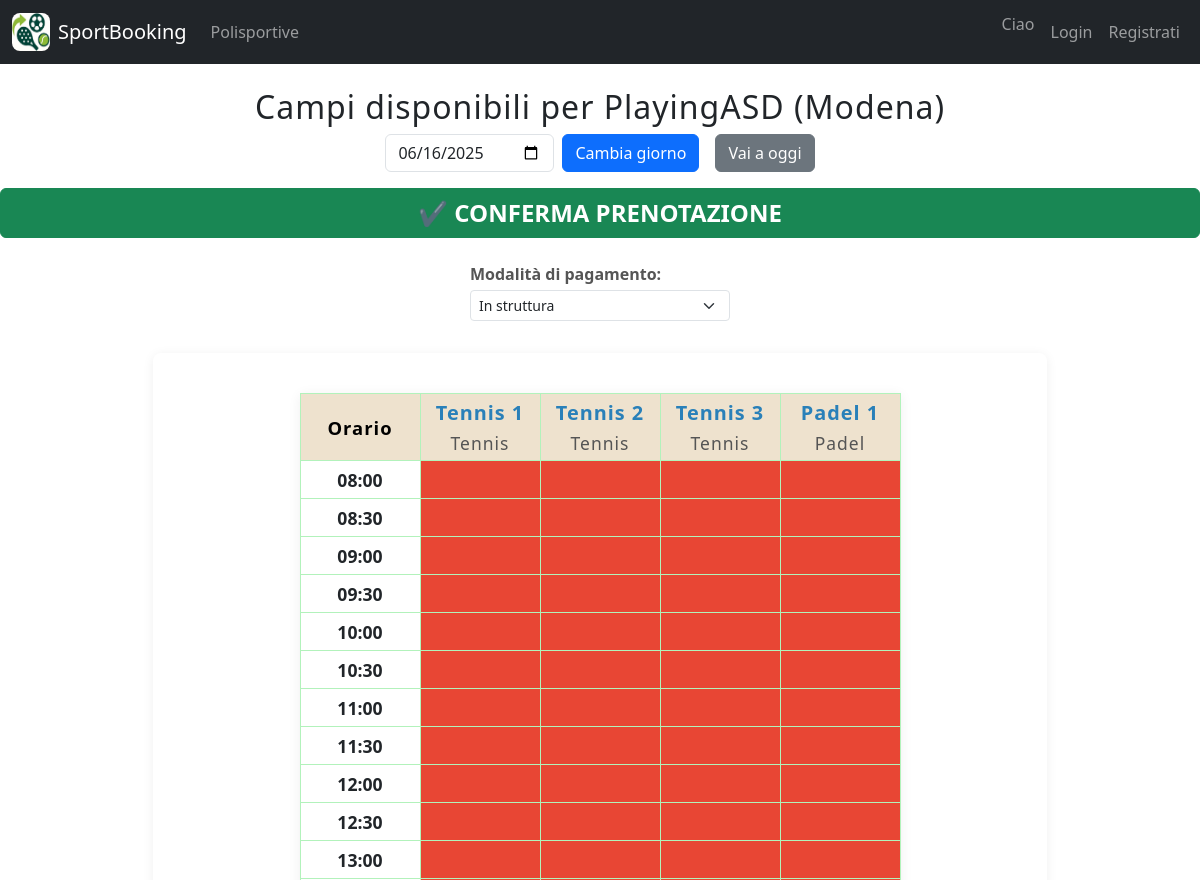
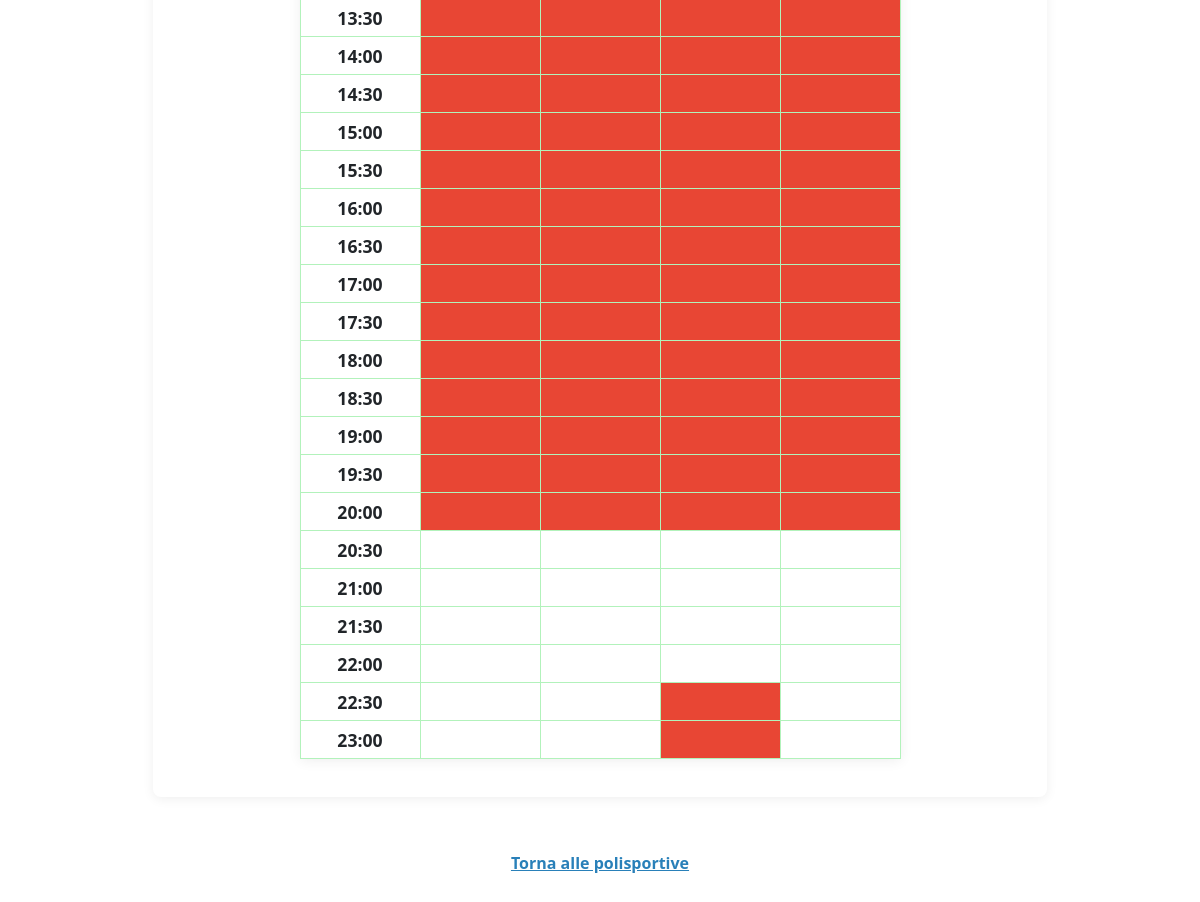
Page /accounts/polisportiva/1/campi/?data=&ora=&sport= on the committed database (2 pictures, top to bottom).
### accounts/models.py (models this page shows, shortened)
class Polisportiva(models.Model):
    id = models.AutoField(primary_key=True)
    nome = models.CharField(max_length=100, unique=True)
    città = models.CharField(max_length=100)
    indirizzo = models.CharField(max_length=200, unique=True)
    telefono = models.CharField(max_length=15, unique=True)
    email = models.EmailField(max_length=100, unique=True)

class Campo(models.Model):
    id = models.AutoField(primary_key=True)
    nome = models.CharField(max_length=100)
    superficie = models.CharField(max_length=20, choices=[('terra', 'terra'), ('sintetico', 'sintetico'), ('erba', 'erba'), ('cemento', 'cemento')])
    tipo = models.CharField(max_length=20, choices=[('calcio a 5', 'calcio a 5'), ('tennis', 'tennis'), ('padel', 'padel')])
    polisportiva = models.ForeignKey(Polisportiva, on_delete=models.CASCADE, related_name='campi')

### accounts/views.py (the view, shortened to what this page needs)
# urls.py: path('polisportiva/<int:polisportiva_id>/campi/', views.campi_polisportiva, name='campi_polisportiva'),
def campi_polisportiva(request, polisportiva_id):
    data = request.GET.get('data', '')
    if not data:
        data = date.today().isoformat()  # Imposta la data di oggi
    ora = request.GET.get('ora', '')
    sport = request.GET.get('sport', '')
    polisportiva = Polisportiva.objects.get(id=polisportiva_id)
    campi = polisportiva.campi.all()
    if sport:
        campi = campi.filter(tipo__icontains=sport)
    orari = [
        "08:00","08:30","09:00","09:30","10:00","10:30","11:00","11:30",
        "12:00","12:30","13:00","13:30","14:00","14:30","15:00","15:30",
        "16:00","16:30","17:00","17:30","18:00","18:30","19:00","19:30",
        "20:00","20:30","21:00","21:30","22:00","22:30","23:00"
    ]
    oggi = date.today()
    data_selezionata = datetime.strptime(data, "%Y-%m-%d").date()
    giorno_passato = data_selezionata < oggi
    prenotazioni_map = {}
    for campo in campi:
        prenotazioni_map[campo.id] = {o: False for o in orari}
        if giorno_passato:
            for o in orari:
                prenotazioni_map[campo.id][o] = "passato"
        else:
            prenotazioni = campo.prenotazioni.filter(data=data, stato='accettata')
            for pren in prenotazioni:
                ora_corrente = pren.ora_inizio.strftime("%H:%M")
                ora_fine = pren.ora_fine.strftime("%H:%M")
                while ora_corrente != ora_fine:
                    if ora_corrente in prenotazioni_map[campo.id]:
                        prenotazioni_map[campo.id][ora_corrente] = True
                    t = datetime.strptime(ora_corrente, "%H:%M") + timedelta(minutes=30)
                    ora_corrente = t.strftime("%H:%M")
            corsi = campo.corsi.filter(data_inizio__lte=data, data_fine__gte=data)
    now = datetime.now()
    if data == now.strftime("%Y-%m-%d") and not giorno_passato:
        for campo in campi:
            for ora in orari:
                ora_dt = datetime.strptime(f"{data} {ora}", "%Y-%m-%d %H:%M")
                if ora_dt < now:
                    prenotazioni_map[campo.id][ora] = "passato"
    today = date.today().isoformat()
    return render(request, 'accounts/campi_polisportiva.html', {
        'polisportiva': polisportiva,
        'campi': campi,
        'data': data,
        'ora': ora,
        'sport': sport,
        'orari': orari,
        'prenotazioni_map': prenotazioni_map,
        'today': today,
        'giorno_passato': giorno_passato,  # <-- aggiunto per il template
    })

### accounts/templatetags/dict_extras.py (called while the page is built)
@register.filter
def dict_get(d, k):    #utilizzato nei template per ottenere un
    return d.get(k, None)

### accounts/templates/accounts/campi_polisportiva.html (shortened to what this page needs)
<!DOCTYPE html>
<html lang="it">
<head>
    {% load dict_extras %}
    {% load static %}
    <link rel="stylesheet" href="{% static 'accounts/styles.css' %}">
    <link href="https://cdn.jsdelivr.net/npm/bootstrap@5.3.3/dist/css/bootstrap.min.css" rel="stylesheet">
    <link rel="stylesheet" href="https://cdn.jsdelivr.net/npm/bootstrap-icons@1.11.3/font/bootstrap-icons.min.css">
</head>
<body>
    {% include 'accounts/navbar2.html' %}
    <h2>Campi disponibili per {{ polisportiva.nome }} ({{ polisportiva.città }})</h2>
    <div class="d-flex justify-content-center mb-3">
        <form method="get" class="d-flex align-items-center" style="gap: 8px;">
            <input type="date" name="data" value="{{ data }}" class="form-control" style="max-width: 180px;">
            <button type="submit" class="btn btn-primary">Cambia giorno</button>
            <a href="?data={{ today }}&sport={{ sport }}&ora={{ ora }}" class="btn btn-secondary ms-2" style="white-space:nowrap;">Vai a oggi</a>
        </form>
    </div>
<div class="mb-4">
    <button id="conferma-prenotazione" class="btn btn-success w-100" style="font-size:1.5em; font-weight:bold;">
        &#10004; CONFERMA PRENOTAZIONE
    </button>
</div>
<div class="d-flex justify-content-center mb-3">
    <div class="mb-3" style="width: 100%; max-width: 260px;">
        <label for="modalita_pagamento" class="mb-1" style="font-size: 1em;"><strong>Modalità di pagamento:</strong></label>
        <select id="modalita_pagamento" class="form-select form-select-sm" required>
            <option value="struttura">In struttura</option>
        </select>
    </div>
</div>
<div class="row justify-content-center align-items-start mb-4">
        <div class="col-md-9">
            <div class="tabella-orari-wrapper">
                <table class="tabella-orari">
                    <thead>
                        <tr>
                            <th>Orario</th>
                            {% for campo in campi %}
                            <th>
                                <span class="campo-nome">{{ campo.nome }}</span>
                                <span class="campo-tipo">{{ campo.tipo|title }}</span>
                            </th>
                            {% endfor %}
                        </tr>
                    </thead>
                    <tbody>
                        {% for ora in orari %}
                        <tr>
                            <td style="font-weight:bold;">{{ ora }}</td>
                            {% for campo in campi %}
                                {% with prenotato=prenotazioni_map|dict_get:campo.id|dict_get:ora %}
                                    {% if not prenotato %}
                                        <td class="disponibile" data-campo="{{ campo.id }}" data-ora="{{ ora }}"></td>
                                    {% else %}
                                        <td class="occupato"></td>
                                    {% endif %}
                                {% endwith %}
                            {% endfor %}
                        </tr>
                        {% endfor %}
                    </tbody>
                </table>
            </div>
        </div>
    </div>
    <div style="text-align:center; margin-bottom:40px;">
        <a href="{% url 'lista_polisportive' %}?citta={{ request.GET.citta }}&sport={{ sport }}&data={{ data }}&ora={{ ora }}" style="color:#2980b9; font-weight:bold;">Torna alle polisportive</a>
    </div>
</body>
</html>

### accounts/static/accounts/styles.css (style rules this page uses)
body { min-height: 100vh; justify-content: center; align-items: center; background-color: #f4f4f9; margin: 0; padding: 0; }
label { display: block; margin-bottom: 8px; font-weight: bold; color: #555555; }
input { width: 100%; padding: 10px; margin-bottom: 15px; border: 1px solid #cccccc; border-radius: 4px; font-size: 14px; }
button { background-color: #007bff; color: white; border: none; padding: 10px 15px; border-radius: 4px; cursor: pointer; font-size: 16px; width: 100%; }
.tabella-orari-wrapper { width: 100%; overflow-x: auto; margin: 0 auto 30px auto; border-radius: 8px; background: #fff; box-shadow: 0 2px 12px #0001; padding-bottom: 8px; }
.tabella-orari { border-collapse: collapse; min-width: 600px; width: max-content; margin: 40px auto 30px auto; background: #fff; box-shadow: 0 2px 12px #0001; }
.tabella-orari th, .tabella-orari td { border: 1px solid #b2f2bb; text-align: center; white-space: nowrap; width: 120px; height: 38px; font-size: 1.1em; }
.tabella-orari th { background: #eee2ce; color: #000000; font-size: 1.15em; letter-spacing: 1px; padding: 4px 8px; }
.tabella-orari th span { display: block; word-break: break-word; font-size: 1em; max-width: 120px; margin: 0 auto; }
.tabella-orari td.occupato { background: #f8f9fa; color: #bbb; cursor: not-allowed; }
.tabella-orari td.disponibile { background: #fff; color: #2980b9; cursor: pointer; transition: background 0.2s; position: relative; }
h2 { text-align: center; margin-top: 30px; margin-bottom: 30px; font-size: 2em; font-weight: bold; }
.tabella-orari th .campo-nome { color: #2980b9; font-weight: bold; font-size: 1.08em; margin-bottom: 2px; display: block; }
.tabella-orari th .campo-tipo { color: #555; font-size: 0.95em; font-weight: normal; display: block; margin-top: 0; }
td.occupato { background-color: #e84634 !important; cursor: not-allowed; }
h2 { text-align: center; margin-top: 30px; margin-bottom: 30px; font-size: 2.2em; font-weight: bold; color: #222e50; letter-spacing: 1px; }

### rows in the picture
Polisportiva: nome "PlayingASD", città "Modena"
Campo: nome "Tennis 1", tipo "Tennis"
Campo: nome "Tennis 2", tipo "Tennis"
Campo: nome "Tennis 3", tipo "Tennis"
Campo: nome "Padel 1", tipo "Padel"

### other values in the picture
{{ ora }} "08:00" "08:30" "09:00" "09:30" "10:00" "10:30" "11:00" "11:30" "12:00" "12:30" "13:00" "13:30" "14:00" "14:30" "15:00" "15:30" "16:00" "16:30" "17:00" "17:30" "18:00" "18:30" "19:00" "19:30" "20:00" "20:30" "21:00" "21:30" "22:00" "22:30" "23:00"
